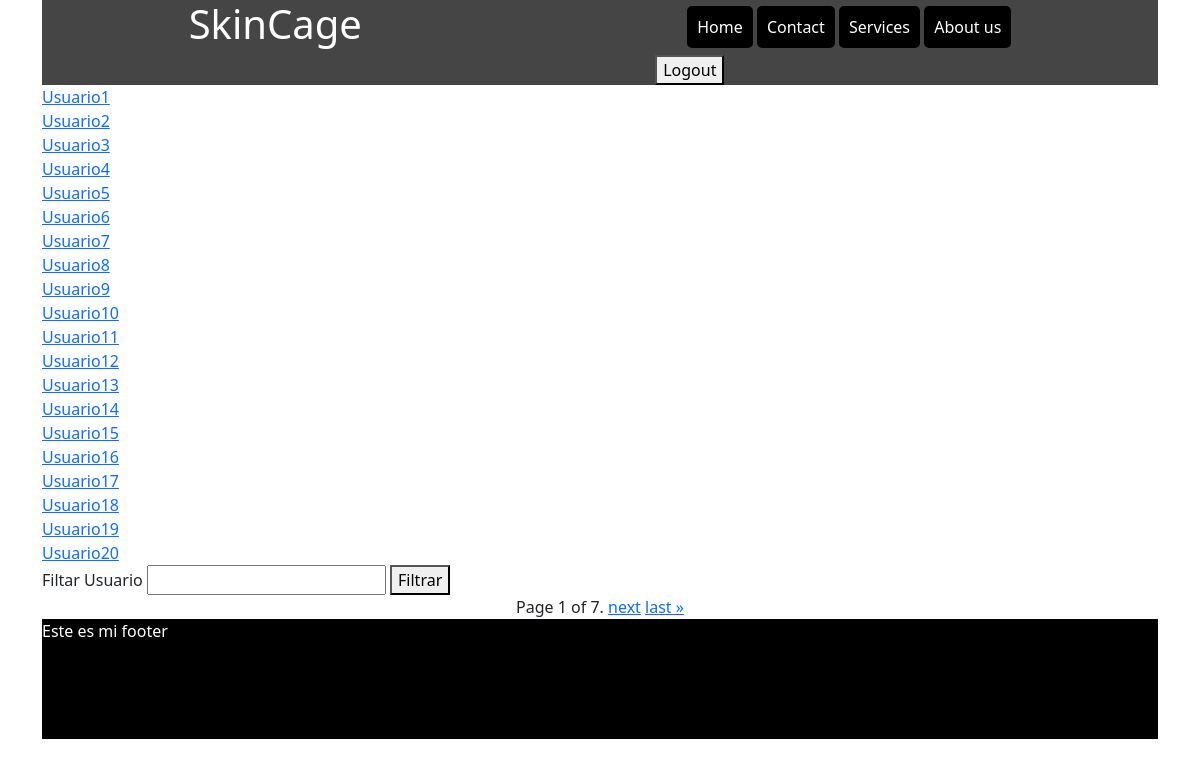
The page /user/ on the database its author committed.
### users/models.py (models this page shows)
class Usuario(models.Model):
    id_usuario = models.IntegerField(verbose_name="ID Usuario", null=False, blank=False, primary_key=True)
    password = models.CharField(verbose_name="Contraseña", null=False, blank=False, max_length=60)
    nombre = models.CharField(verbose_name="Nombre Usuario", null=False, blank=False, max_length=40)
    email = models.CharField(verbose_name="Email", max_length=70)
    tel = models.CharField(verbose_name="Teléfono", max_length=9)
    balance = models.DecimalField(verbose_name="Balance", max_digits=7, decimal_places=2)

### users/views.py (the view)
# urls.py: path('user/', VistaUsers.as_view(), name='user'),
class VistaUsers(TemplateView):
    template_name = 'portfolio/users.html'
    def get_context_data(self, **kwargs):
        context = super(VistaUsers, self).get_context_data(**kwargs)
        filtrado = self.request.GET.get('filtrado','')
        if filtrado:
            users = Usuario.objects.filter(nombre__icontains=filtrado)
        else:
            users = Usuario.objects.all()
        paginador = Paginator(users,20)
        pagina = self.request.GET.get('page',1)
        context['users'] = paginador.get_page(pagina)
        return context

### templates/portfolio/users.html (shortened to what this page needs)
{% extends "portfolio/base.html" %}
{% block content %}
    <div class="base-skins">
        {% for user in users %}
            <div class="skin">
                <a class="link-skin" href="{% url 'update' user.id_usuario %}">{{user.nombre}}</a>
            </div>
        {% endfor %}
        <form action="" method="get">
            <label for="Filtro">Filtar Usuario <input type="text" name="filtrado" id="filtrado" value="{{filtrado}}"></label>
            <button type="submit">Filtrar</button>
        </form>
    </div>
    <div class="pagination">
        <span class="step-links">
            <span class="current">
                Page {{ users.number }} of {{ users.paginator.num_pages }}.
            </span>
            {% if users.has_next %}
                <a href="?page={{ users.next_page_number }}">next</a>
                <a href="?page={{ users.paginator.num_pages }}">last &raquo;</a>
            {% endif %}
        </span>
    </div>
{% endblock %}

### static/css/inicio.css (style rules this page uses)
* { margin: 0 auto; padding: 0 auto; }

### rows shown on the page
Usuario: nombre "Usuario1"
Usuario: nombre "Usuario2"
Usuario: nombre "Usuario3"
Usuario: nombre "Usuario4"
Usuario: nombre "Usuario5"
Usuario: nombre "Usuario6"
Usuario: nombre "Usuario7"
Usuario: nombre "Usuario8"
Usuario: nombre "Usuario9"
Usuario: nombre "Usuario10"
Usuario: nombre "Usuario11"
Usuario: nombre "Usuario12"
Usuario: nombre "Usuario13"
Usuario: nombre "Usuario14"
Usuario: nombre "Usuario15"
Usuario: nombre "Usuario16"
Usuario: nombre "Usuario17"
Usuario: nombre "Usuario18"
Usuario: nombre "Usuario19"
Usuario: nombre "Usuario20"

### other values the page prints
{{ users.number }} "1"
{{ users.paginator.num_pages }} "7"
